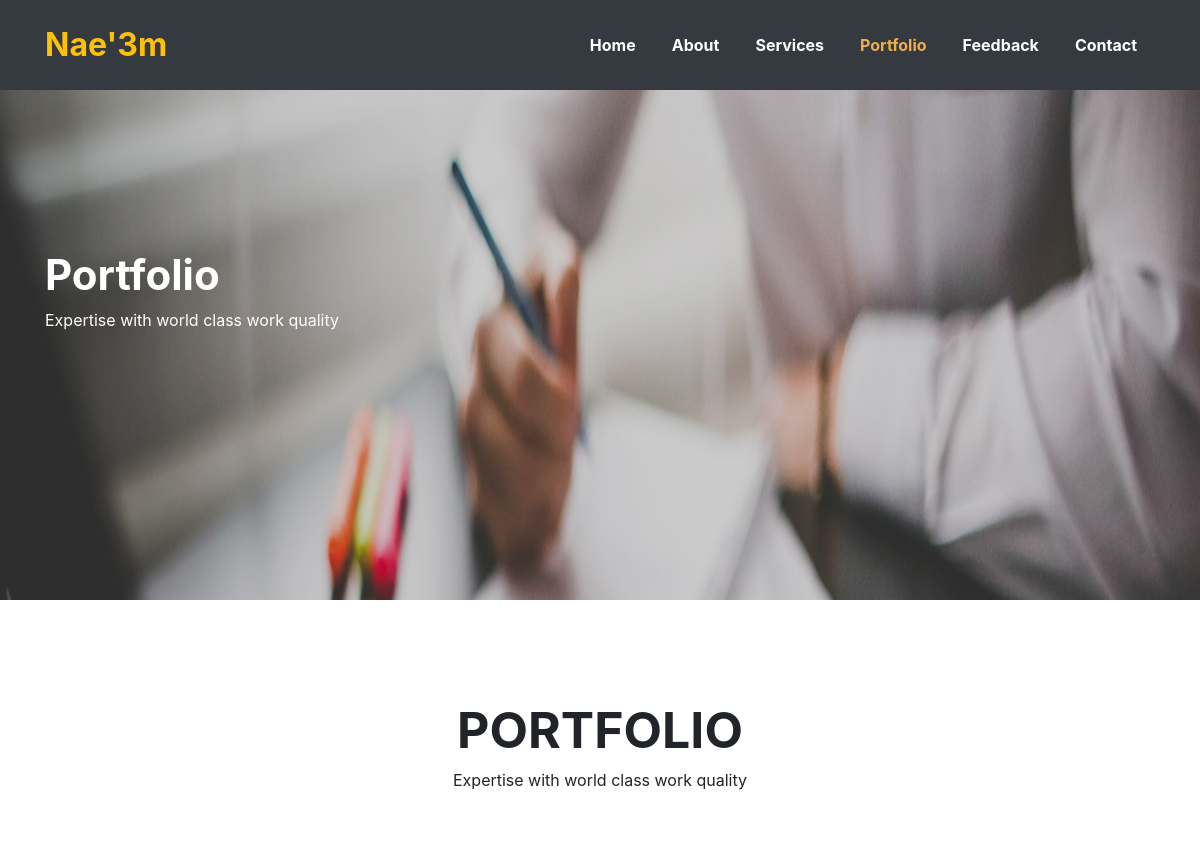
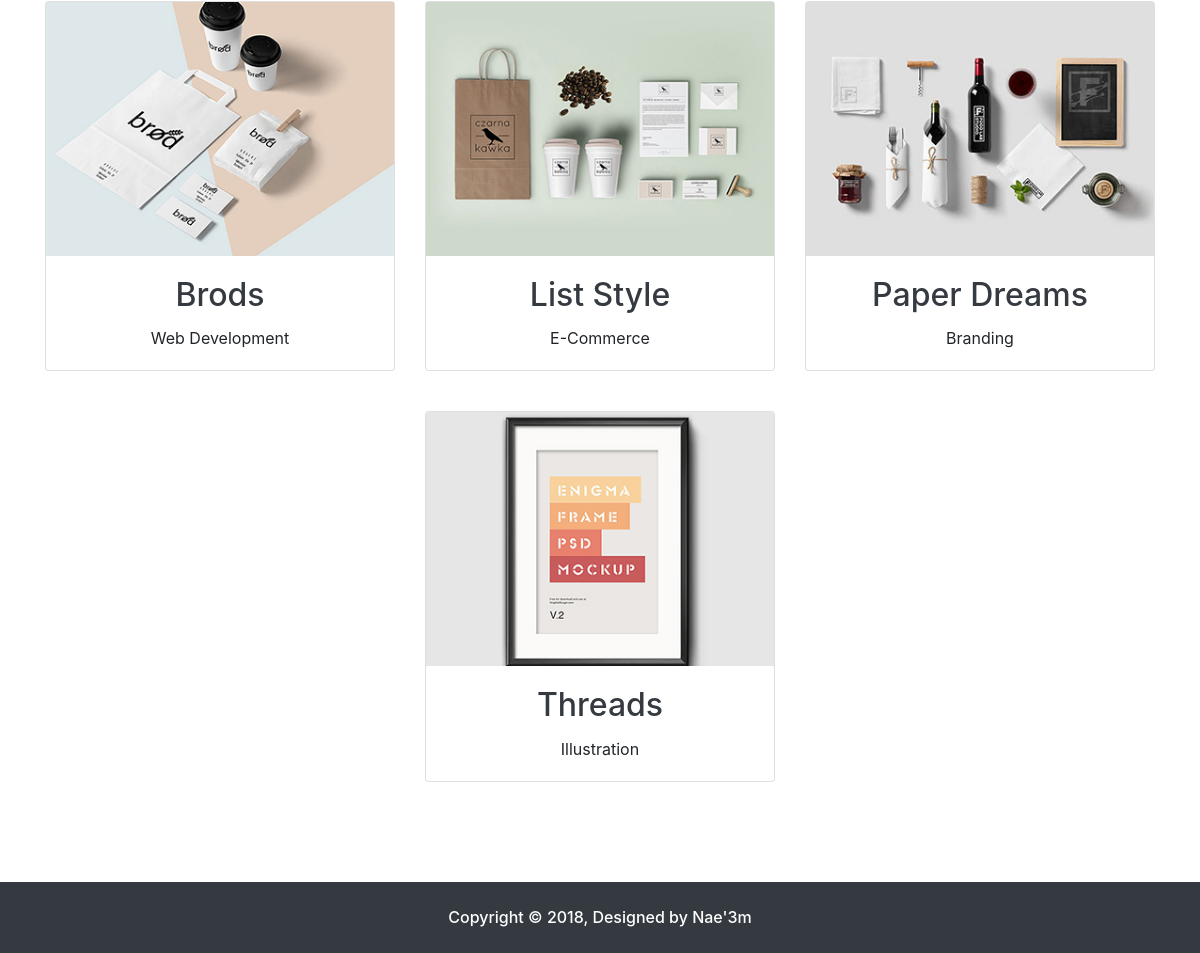
The page /portfolio/ on the database its author committed (2 pictures, top to bottom).
### home/models.py (models this page shows, shortened)
class TitleSubtitle(models.Model):
    about_title = models.CharField(max_length=25, default='about me', blank=True, null=True)
    about_sub_title = models.CharField(max_length=255, default='', blank=True, null=True)
    service_title = models.CharField(max_length=25, default='services', blank=True, null=True)
    service_sub_title = models.CharField(max_length=255, default='', blank=True, null=True)
    portfolio_title = models.CharField(max_length=25, default='portfolio', blank=True, null=True)
    portfolio_sub_title = models.CharField(max_length=255, default='', blank=True, null=True)
    feedback_title = models.CharField(max_length=25, default='feedback', blank=True, null=True)
    feedback_sub_title = models.CharField(max_length=255, default='', blank=True, null=True)
    contact_title = models.CharField(max_length=25, default='contact me', blank=True, null=True)
    contact_sub_title = models.CharField(max_length=255, default='', blank=True, null=True)

class Project(models.Model):
    project_name = models.CharField(max_length=50, default='Threads', blank=True, null=True)
    category = models.CharField(max_length=50, default='Illustration', blank=True, null=True)
    thumb_1 = models.ImageField(upload_to = 'Portfolio/%Y/%m/%d', blank=True)
    thumb_2 = models.ImageField(upload_to = 'Portfolio/%Y/%m/%d', blank=True)
    project_info = models.TextField(blank=True, null=True)
    clients = models.CharField(max_length=50, default='Brand & Co.', blank=True, null='True')
    tools = models.CharField(max_length=255, blank=True, null=True)
    live_url = models.URLField(max_length=255, blank=True, null=True)
    slug = models.SlugField(unique=True)
    status = models.CharField(max_length=50, default='', blank=True, null=True)

### home/views.py (the view)
# urls.py: path('portfolio/', views.portfolio, name="portfolio"),
def portfolio(request):
    title_subtitle = TitleSubtitle.objects.filter(id=1)
    projects = Project.objects.all().order_by('-id')
    context = {
        'title': title_subtitle,
        'project': projects
    }
    return render(request, 'home/portfolio.html', context)

### home/templates/home/portfolio.html (shortened to what this page needs)
{% extends 'base.html' %}
{% load static %}
{% block style %}
  <link rel="stylesheet" href="{% static 'home/css/style.css' %}">
  <link rel="stylesheet" href="{% static 'home/css/project.css' %}">
{% endblock %}
{% block portfolio %}
  <header class="portfolio-banner" id="home">
    <nav class="navbar navbar-expand-md bg-dark navbar-dark fixed-top">
      <div class="container">
        <a href="{% url 'home:home' %}" class="navbar-brand text-warning font-weight-bold">Nae'3m</a>
        <div class="collapse navbar-collapse text-center" id="collapsenavbar">
          <ul class="navbar-nav ml-auto">
            <li class="nav-item">
              <a href="{% url 'home:home' %}" class="nav-link text-white">Home</a>
            </li>
            <li class="nav-item">
              <a href="{% url 'home:home' %}" class="nav-link text-white">About</a>
            </li>
            <li class="nav-item">
              <a href="{% url 'home:home' %}" class="nav-link text-white">Services</a>
            </li>
            <li class="nav-item">
              <a href="{% url 'home:portfolio' %}" class="nav-link text-white active">Portfolio</a>
            </li>
            <li class="nav-item">
              <a href="{% url 'home:home' %}" class="nav-link text-white">Feedback</a>
            </li>
            <li class="nav-item">
              <a href="{% url 'home:home' %}" class="nav-link text-white">Contact</a>
            </li>
          </ul>
        </div>
      </div>
    </nav>
    <div class="container text-left text-white portfolioset">
      {% for t in title %}
      <h2 class="text-capitalize">{{ t.portfolio_title }}</h2>
      <span>{{ t.portfolio_sub_title }}</span>
      {% endfor %}
    </div>
  </header>
  <section id="portfolio" class="portfolio">
    <div class="container text-center">
      <h1 class="text-uppercase">Portfolio</h1>
      <p>Expertise with world class work quality</p>
      <div class="row">
        {% for p in project %}
        <div class="col-lg-4 col-md-4 col-sm-10 col-10 d-block m-auto">
          <div class="card">
            <div class="box">
              <img src="{{ p.thumb_1.url }}" class="card-img img-fluid" alt="">
            </div>
            <div class="card-body">
              <a href="{% url 'home:project' slug=p.slug %}"><h2 class="card-title text-dark">{{ p.project_name }}</h2></a>
              <p class="card-text">{{ p.category }}</p>
            </div>
          </div>
        </div>
        {% endfor %}
      </div>
    </div>
  </section>
{% endblock %}

### home/templates/base.html (shortened to what this page needs)
{% load static %}
<!DOCTYPE html>
<html lang="en" dir="ltr">
  <head>
    {% block style %}
    {% endblock %}
    <link rel="stylesheet" href="https://cdnjs.cloudflare.com/ajax/libs/font-awesome/4.7.0/css/font-awesome.min.css">
    <link rel="stylesheet" href="https://maxcdn.bootstrapcdn.com/bootstrap/4.1.3/css/bootstrap.min.css">
  </head>
  <body>
    {% block portfolio %}
    {% endblock %}
    <footer class="footer bg-dark">
      <div class="container">
          <h6 class="text-center text-white">Copyright © 2018, Designed by Nae'3m</h6>
      </div>
    </footer>
  </body>
</html>

### home/static/home/css/style.css (style rules this page uses)
nav { padding: 1rem !important; }
.navbar-brand { font-size: 2rem !important; }
nav ul li { margin-right: 10px; }
nav ul li a { font-weight: bold !important; }
nav ul li .active { color: #f0ad4e !important; }
.portfolio { width: 100%; padding: 100px 0 100px; }
.portfolio h1 { font-size: 50px; font-weight: bold; }
.card { margin-top: 40px; }
.card-img { border-radius: 0px !important; }
.box { background: #000; text-align: center; position: relative; }
.footer { padding: 10px 0 3px; }
.footer h6 { line-height: 50px; }

### home/static/home/css/project.css (style rules this page uses)
.portfolio-banner { background-image: url('../img/bg-3.jpg'); background-size: 100% 100%; background-attachment: fixed; width: 100%; height: 600px; }
nav { padding: 1rem !important; }
.navbar-brand { font-size: 2rem !important; }
nav ul li { margin-left: 10px; }
nav ul li a { font-weight: bold !important; }
nav ul li .active { color: #f0ad4e !important; }
.portfolioset { padding-top: 250px; box-sizing: border-box; }
.portfolioset h2 { font-size: 42px; font-weight: bold; }
.portfolioset span { font-size: 16px; }
.footer { padding: 10px 0 3px; }
.footer h6 { line-height: 50px; }

### rows shown on the page
TitleSubtitle: portfolio_title "Portfolio", portfolio_sub_title "Expertise with world class work quality"
Project: thumb_1 (picture), project_name "Brods", category "Web Development"
Project: thumb_1 (picture), project_name "List Style", category "E-Commerce"
Project: thumb_1 (picture), project_name "Paper Dreams", category "Branding"
Project: thumb_1 (picture), project_name "Threads", category "Illustration"
